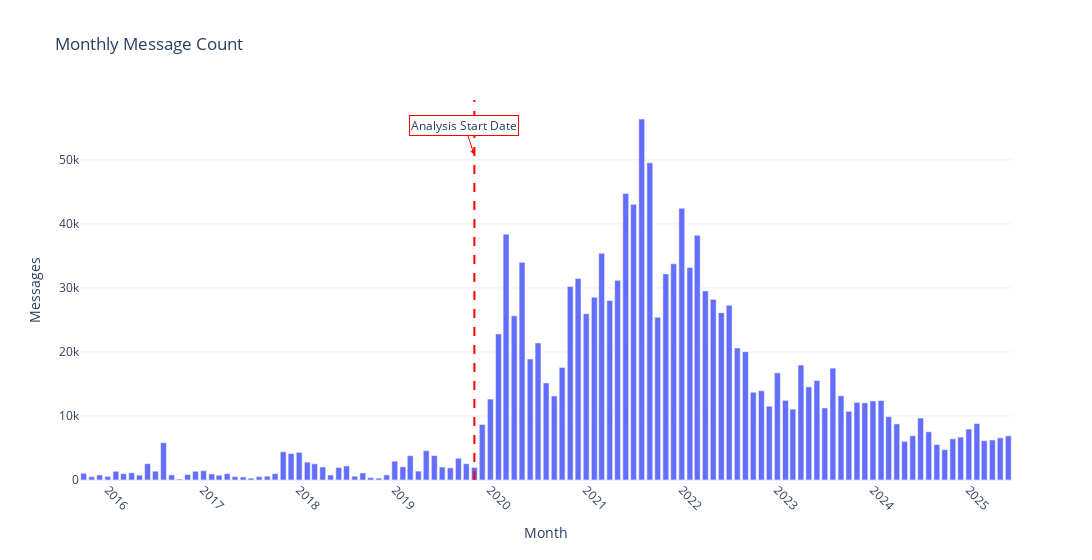

Write notebook code for a chart like this one.
### Markdown cell above
# \# of messages

### Code cell
monthly_counts = message_df.groupby('month').size().reset_index(name='message_count')

fig = px.bar(
    monthly_counts,
    x='month',
    y='message_count',
    title='Monthly Message Count',
    labels={'month': 'Month', 'message_count': 'Messages'},
    template='plotly_white'
)

ANALYSIS_START_DATE_str = ANALYSIS_START_DATE.strftime('%Y-%m')
fig.update_layout(xaxis_tickangle=45)
fig.update_layout(width=1300)

fig.add_shape(
    type="line",
    x0=ANALYSIS_START_DATE_str,
    x1=ANALYSIS_START_DATE_str,
    y0=0,
    y1=1,
    yref="paper", 
    line=dict(color='red', width=2, dash='dash')
)

fig.add_annotation(
    x=ANALYSIS_START_DATE_str,
    y=max(monthly_counts['message_count']) * 0.9,  # Position near top
    text='Analysis Start Date',
    showarrow=True,
    arrowhead=2,
    arrowcolor='red',
    bgcolor='white',
    bordercolor='red'
)

fig.show()
fig.write_image(os.path.join(PLOT_DIR, "message_count.png"), width=1200)
# fig.write_html("plot.html")

### Figure 1 — Plotly figure (JSON) as saved in the notebook; plotly's stock layout.template omitted (floating-point values rounded to 4 significant figures)
{"data": [{"hovertemplate": "Month=%{x}<br>Messages=%{y}<extra></extra>", "legendgroup": "", "marker": {"color": "#636efa", "pattern": {"shape": ""}}, "name": "", "orientation": "v", "showlegend": false, "textposition": "auto", "type": "bar", "x": ["2015-10", "2015-11", "2015-12", "2016-01", "2016-02", "2016-03", "2016-04", "2016-05", "2016-06", "2016-07", "2016-08", "2016-09", "2016-10", "2016-11", "2016-12", "2017-01", "2017-02", "2017-03", "2017-04", "2017-05", "2017-06", "2017-07", "2017-08", "2017-09", "2017-10", "2017-11", "2017-12", "2018-01", "2018-02", "2018-03", "2018-04", "2018-05", "2018-06", "2018-07", "2018-08", "2018-09", "2018-10", "2018-11", "2018-12", "2019-01", "2019-02", "2019-03", "2019-04", "2019-05", "2019-06", "2019-07", "2019-08", "2019-09", "2019-10", "2019-11", "2019-12", "2020-01", "2020-02", "2020-03", "2020-04", "2020-05", "2020-06", "2020-07", "2020-08", "2020-09", "2020-10", "2020-11", "2020-12", "2021-01", "2021-02", "2021-03", "2021-04", "2021-05", "2021-06", "2021-07", "2021-08", "2021-09", "2021-10", "2021-11", "2021-12", "2022-01", "2022-02", "2022-03", "2022-04", "2022-05", "2022-06", "2022-07", "2022-08", "2022-09", "2022-10", "2022-11", "2022-12", "2023-01", "2023-02", "2023-03", "2023-04", "2023-05", "2023-06", "2023-07", "2023-08", "2023-09", "2023-10", "2023-11", "2023-12", "2024-01", "2024-02", "2024-03", "2024-04", "2024-05", "2024-06", "2024-07", "2024-08", "2024-09", "2024-10", "2024-11", "2024-12", "2025-01", "2025-02", "2025-03", "2025-04", "2025-05", "2025-06"], "xaxis": "x", "y": [1044, 511, 781, 561, 1366, 993, 1121, 761, 2550, 1376, 5819, 792, 146, 853, 1364, 1451, 952, 744, 991, 530, 477, 283, 529, 600, 999, 4405, 4127, 4318, 2795, 2530, 2036, 783, 1950, 2195, 592, 1106, 373, 291, 797, 2943, 2059, 3800, 1383, 4578, 3812, 2027, 1896, 3386, 2542, 1965, 8674, 12637, 22820, 38391, 25642, 33995, 18901, 21416, 15166, 13128, 17587, 30209, 31463, 25956, 28558, 35423, 28028, 31191, 44759, 43066, 56386, 49552, 25403, 32193, 33763, 42448, 33205, 38242, 29535, 28216, 26139, 27308, 20610, 20043, 13711, 13938, 11521, 16740, 12447, 11063, 17952, 14554, 15545, 11262, 17475, 13163, 10729, 12122, 12054, 12339, 12412, 9905, 8759, 6027, 6916, 9678, 7532, 5538, 4747, 6432, 6700, 7944, 8814, 6133, 6247, 6577, 6898], "yaxis": "y"}], "layout": {"annotations": [{"arrowcolor": "red", "arrowhead": 2, "bgcolor": "white", "bordercolor": "red", "showarrow": true, "text": "Analysis Start Date", "x": "2019-11", "y": 50750.0}], "barmode": "relative", "legend": {"tracegroupgap": 0}, "shapes": [{"line": {"color": "red", "dash": "dash", "width": 2}, "type": "line", "x0": "2019-11", "x1": "2019-11", "y0": 0, "y1": 1, "yref": "paper"}], "title": {"text": "Monthly Message Count"}, "width": 1300, "xaxis": {"anchor": "y", "domain": [0, 1], "tickangle": 45, "title": {"text": "Month"}}, "yaxis": {"anchor": "x", "domain": [0, 1], "title": {"text": "Messages"}}}}
